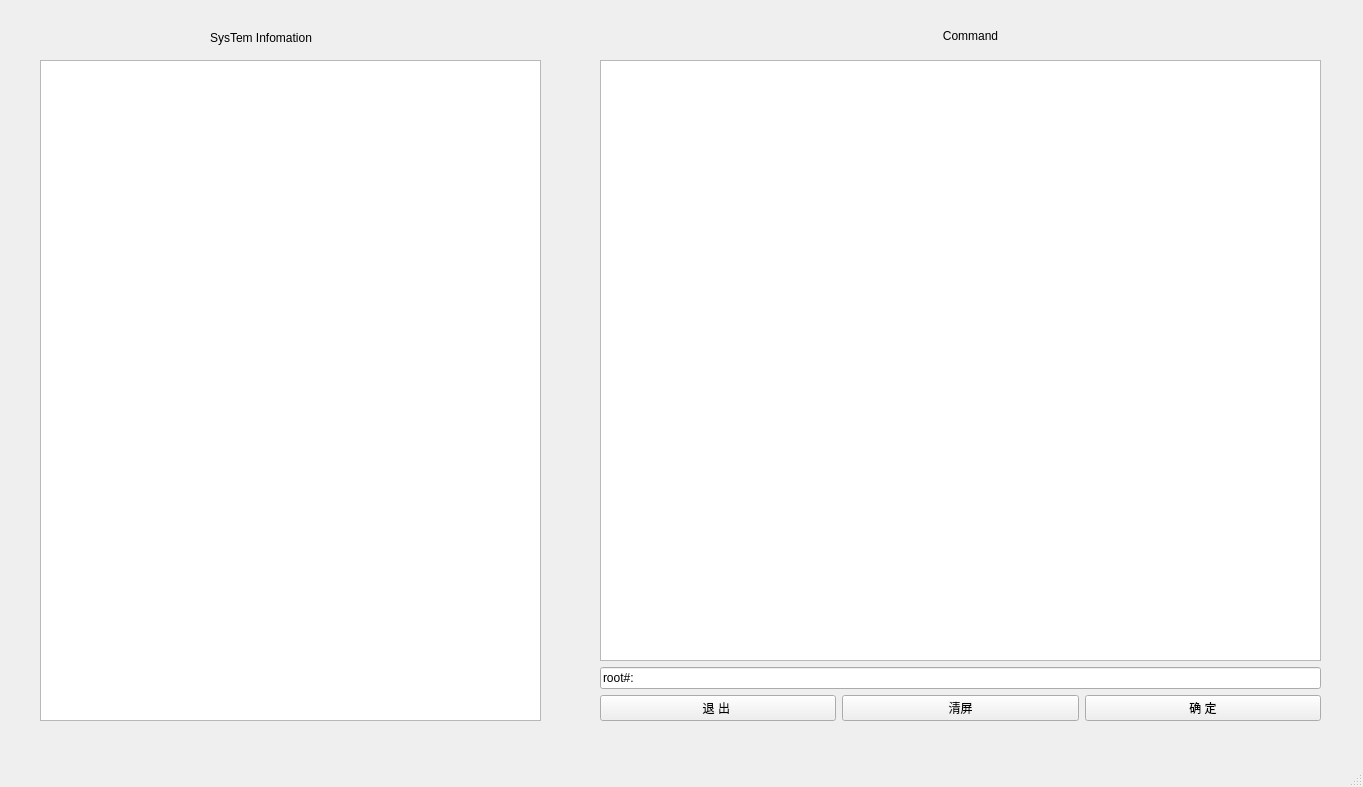
<?xml version="1.0" encoding="UTF-8"?>
<ui version="4.0">
 <class>MainWindow</class>
 <widget class="QMainWindow" name="MainWindow">
  <property name="geometry">
   <rect>
    <x>0</x>
    <y>0</y>
    <width>1363</width>
    <height>787</height>
   </rect>
  </property>
  <property name="windowTitle">
   <string>MainWindow</string>
  </property>
  <widget class="QWidget" name="centralwidget">
   <widget class="QWidget" name="verticalLayoutWidget">
    <property name="geometry">
     <rect>
      <x>600</x>
      <y>60</y>
      <width>721</width>
      <height>661</height>
     </rect>
    </property>
    <layout class="QVBoxLayout" name="verticalLayout">
     <item>
      <widget class="QTextBrowser" name="textCommand"/>
     </item>
     <item>
      <widget class="QLineEdit" name="lineEdit">
       <property name="text">
        <string>root#:</string>
       </property>
      </widget>
     </item>
     <item>
      <layout class="QHBoxLayout" name="horizontalLayout_2">
       <item>
        <widget class="QPushButton" name="btnClose">
         <property name="text">
          <string>退 出 </string>
         </property>
        </widget>
       </item>
       <item>
        <widget class="QPushButton" name="bntCancel">
         <property name="text">
          <string>清屏</string>
         </property>
        </widget>
       </item>
       <item>
        <widget class="QPushButton" name="btnOK">
         <property name="text">
          <string>确 定</string>
         </property>
        </widget>
       </item>
      </layout>
     </item>
    </layout>
   </widget>
   <widget class="QLabel" name="label">
    <property name="geometry">
     <rect>
      <x>920</x>
      <y>20</y>
      <width>101</width>
      <height>31</height>
     </rect>
    </property>
    <property name="text">
     <string>Command</string>
    </property>
    <property name="textFormat">
     <enum>Qt::AutoText</enum>
    </property>
    <property name="alignment">
     <set>Qt::AlignCenter</set>
    </property>
    <property name="wordWrap">
     <bool>true</bool>
    </property>
    <property name="margin">
     <number>0</number>
    </property>
    <property name="indent">
     <number>-1</number>
    </property>
    <property name="openExternalLinks">
     <bool>false</bool>
    </property>
   </widget>
   <widget class="QLabel" name="label_2">
    <property name="geometry">
     <rect>
      <x>210</x>
      <y>30</y>
      <width>131</width>
      <height>16</height>
     </rect>
    </property>
    <property name="text">
     <string>SysTem Infomation</string>
    </property>
   </widget>
   <widget class="QTextBrowser" name="systemInfo">
    <property name="geometry">
     <rect>
      <x>40</x>
      <y>60</y>
      <width>501</width>
      <height>661</height>
     </rect>
    </property>
   </widget>
  </widget>
  <widget class="QStatusBar" name="statusbar"/>
  <widget class="QMenuBar" name="menubar">
   <property name="geometry">
    <rect>
     <x>0</x>
     <y>0</y>
     <width>1363</width>
     <height>26</height>
    </rect>
   </property>
  </widget>
 </widget>
 <resources/>
 <connections>
  <connection>
   <sender>btnClose</sender>
   <signal>clicked()</signal>
   <receiver>MainWindow</receiver>
   <slot>close()</slot>
   <hints>
    <hint type="sourcelabel">
     <x>122</x>
     <y>320</y>
    </hint>
    <hint type="destinationlabel">
     <x>293</x>
     <y>202</y>
    </hint>
   </hints>
  </connection>
 </connections>
</ui>
